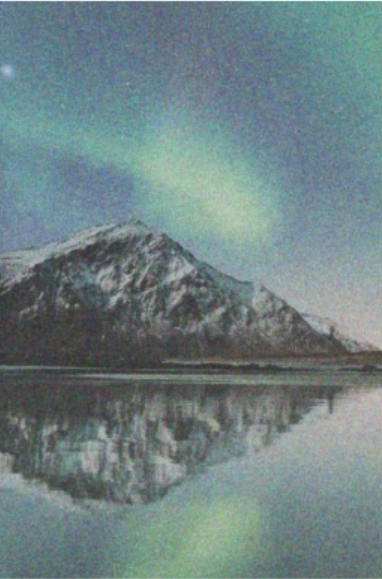
#> input picture New folder/8-8-2024/doc/media/image.png, 382 x 579 px
$ python task3.py
#> lines starting #> are read from the running program, lines starting #| are printed output that depends on the picture
import cv2
import matplotlib.pyplot as plt


# Load an image
image = cv2.imread('media/image.png')
#> image is the input picture: shape (579, 382, 3); mean B, G, R 132, 130.2, 111

# Convert the image from BGR (OpenCV format) to RGB (Matplotlib format)
image_rgb = cv2.cvtColor(image, cv2.COLOR_BGR2RGB)

# Apply Gaussian blur to denoise
denoised_image = cv2.GaussianBlur(image_rgb, (11, 11), 0)


# Display the original and resized images
plt.figure(figsize=(10, 5))
plt.subplot(1, 2, 1)
plt.title('Original Image')
plt.imshow(image_rgb)
plt.axis('off')
plt.subplot(1, 2, 2)
plt.title('denoised_image')
plt.imshow(denoised_image)
plt.axis('off')
plt.show()
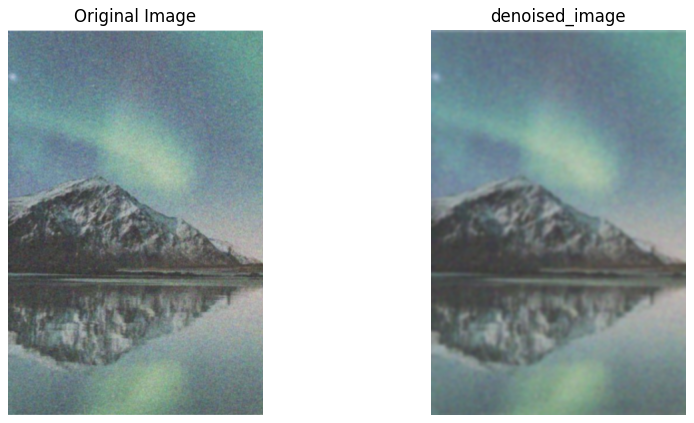
#> figure drawn by matplotlib, 2 panels

# Convert to grayscale
gray_image = cv2.cvtColor(image_rgb, cv2.COLOR_BGR2GRAY)
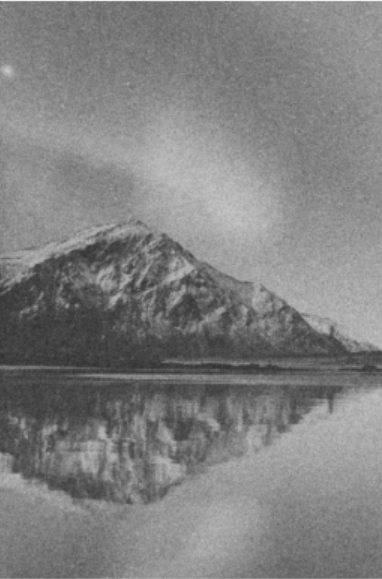
#> gray_image: shape (579, 382); min 48, max 242, mean 128.5

# Apply histogram equalization
equalized_image = cv2.equalizeHist(gray_image)
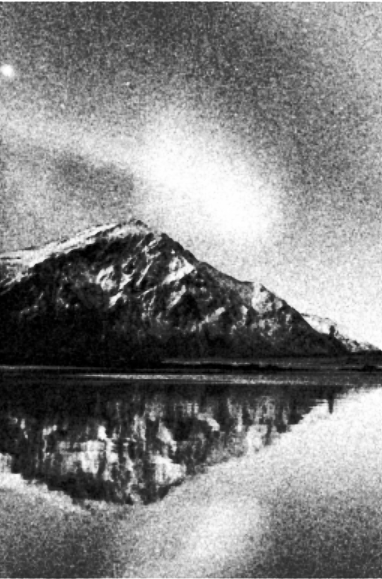
#> equalized_image: shape (579, 382); min 0, max 255, mean 128.8

# Display the original and resized images
plt.figure(figsize=(10, 5))
plt.subplot(1, 2, 1)
plt.title('Gray Image')
plt.imshow(gray_image, cmap="gray")
plt.axis('off')
plt.subplot(1, 2, 2)
plt.title('equalized_image')
plt.imshow(equalized_image, cmap="gray")
plt.axis('off')
plt.show()
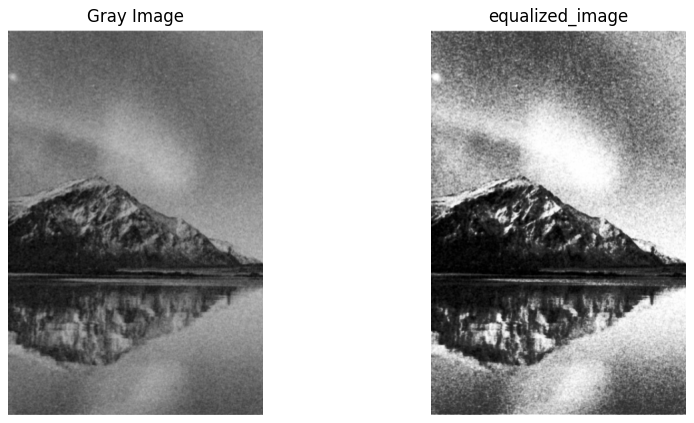
#> figure drawn by matplotlib, 2 panels

$ run again, with New folder/8-8-2024/doc/media/home.png copied over New folder/8-8-2024/doc/media/image.png
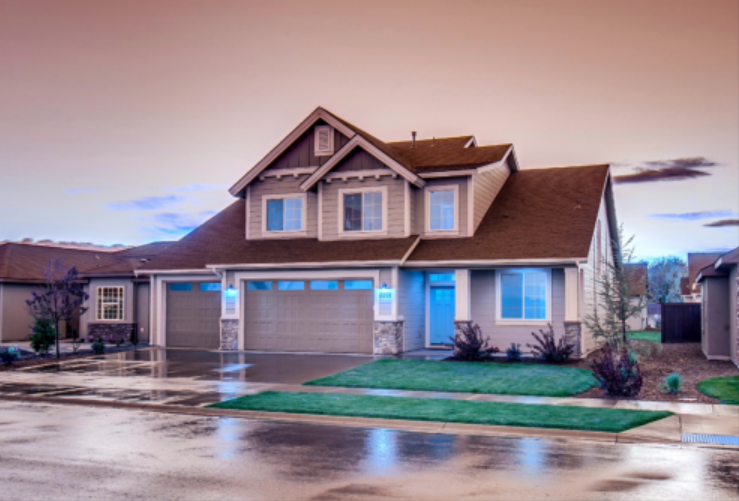
#> input picture New folder/8-8-2024/doc/media/home.png, 739 x 501 px
#> image is the input picture: shape (501, 739, 3); mean B, G, R 144.7, 137.1, 151.7
#> `gray_image = cv2.cvtColor(image_rgb, cv2.COLOR_BGR2GRAY)`:
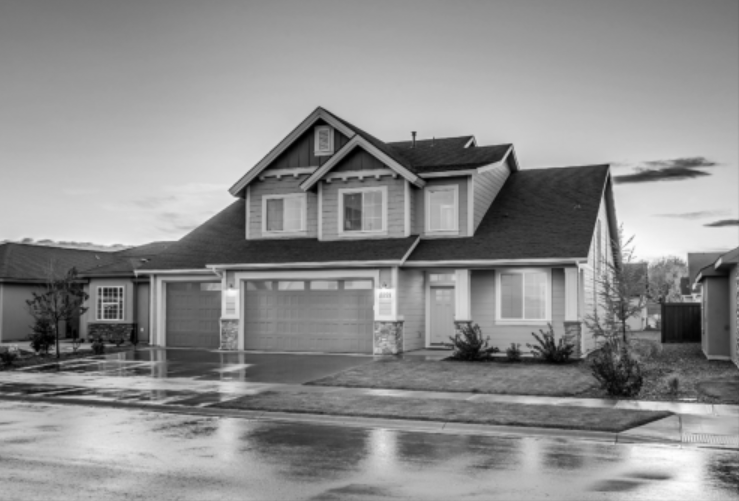
#> gray_image: shape (501, 739); min 0, max 253, mean 141
#> `equalized_image = cv2.equalizeHist(gray_image)`:
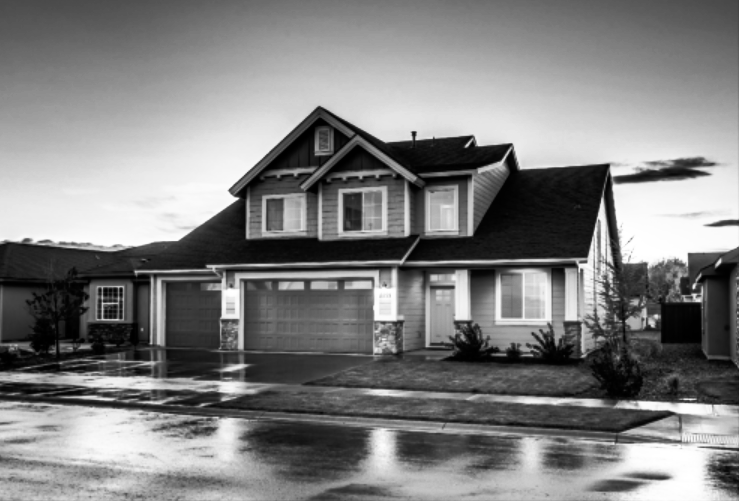
#> equalized_image: shape (501, 739); min 0, max 255, mean 128.2
